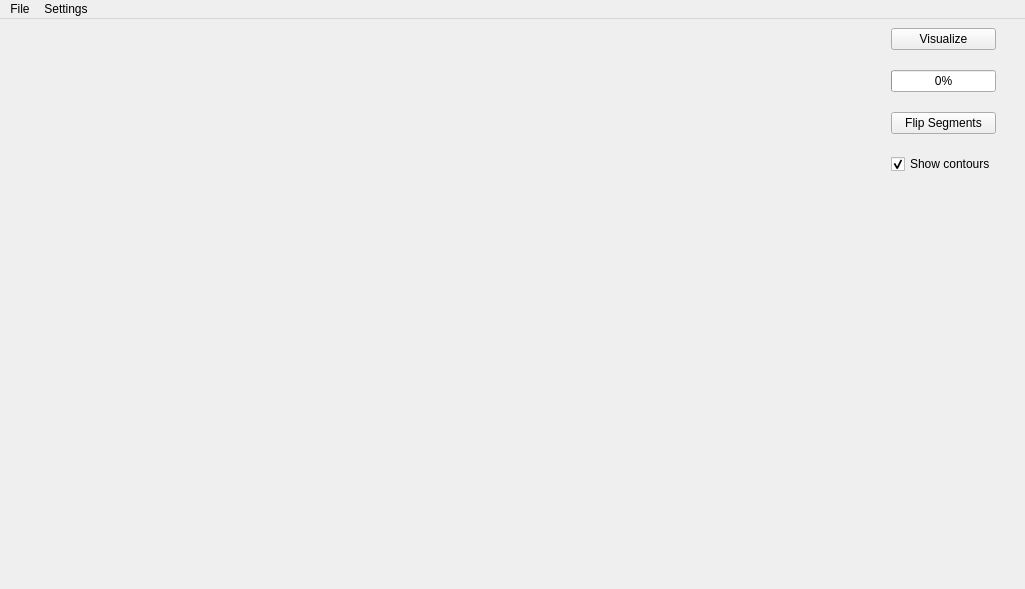
<?xml version="1.0" encoding="UTF-8"?>
<ui version="4.0">
 <author>Lukas Hudec</author>
 <class>UserGui</class>
 <widget class="QMainWindow" name="UserGui">
  <property name="geometry">
   <rect>
    <x>0</x>
    <y>0</y>
    <width>1025</width>
    <height>589</height>
   </rect>
  </property>
  <property name="windowTitle">
   <string>VDSuperVis</string>
  </property>
  <widget class="QWidget" name="centralwidget">
   <layout class="QGridLayout" name="centralGridLayout">
    <item row="0" column="0">
     <layout class="QGridLayout" name="gridLayout">
      <property name="sizeConstraint">
       <enum>QLayout::SetNoConstraint</enum>
      </property>
      <item row="0" column="0">
       <widget class="QVTKWidget" name="qvtkWidget" native="true">
        <property name="sizePolicy">
         <sizepolicy hsizetype="Expanding" vsizetype="Expanding">
          <horstretch>0</horstretch>
          <verstretch>0</verstretch>
         </sizepolicy>
        </property>
        <property name="minimumSize">
         <size>
          <width>640</width>
          <height>480</height>
         </size>
        </property>
        <property name="cursor">
         <cursorShape>CrossCursor</cursorShape>
        </property>
       </widget>
      </item>
      <item row="0" column="1">
       <spacer name="hrSpacer_1">
        <property name="orientation">
         <enum>Qt::Horizontal</enum>
        </property>
        <property name="sizeType">
         <enum>QSizePolicy::Preferred</enum>
        </property>
        <property name="sizeHint" stdset="0">
         <size>
          <width>20</width>
          <height>20</height>
         </size>
        </property>
       </spacer>
      </item>
      <item row="0" column="2">
       <layout class="QVBoxLayout" name="verticalLayout">
        <property name="spacing">
         <number>20</number>
        </property>
        <property name="sizeConstraint">
         <enum>QLayout::SetDefaultConstraint</enum>
        </property>
        <item>
         <widget class="QPushButton" name="buttonVisualize">
          <property name="sizePolicy">
           <sizepolicy hsizetype="Preferred" vsizetype="Fixed">
            <horstretch>0</horstretch>
            <verstretch>0</verstretch>
           </sizepolicy>
          </property>
          <property name="text">
           <string>Visualize</string>
          </property>
         </widget>
        </item>
        <item>
         <widget class="QProgressBar" name="progressBar">
          <property name="sizePolicy">
           <sizepolicy hsizetype="Preferred" vsizetype="Fixed">
            <horstretch>0</horstretch>
            <verstretch>0</verstretch>
           </sizepolicy>
          </property>
          <property name="value">
           <number>0</number>
          </property>
         </widget>
        </item>
        <item>
         <widget class="QPushButton" name="buttonFlip">
          <property name="sizePolicy">
           <sizepolicy hsizetype="Preferred" vsizetype="Fixed">
            <horstretch>0</horstretch>
            <verstretch>0</verstretch>
           </sizepolicy>
          </property>
          <property name="layoutDirection">
           <enum>Qt::LeftToRight</enum>
          </property>
          <property name="text">
           <string>Flip Segments</string>
          </property>
         </widget>
        </item>
        <item>
         <widget class="QCheckBox" name="checkboxContours">
          <property name="text">
           <string>Show contours</string>
          </property>
          <property name="checked">
           <bool>true</bool>
          </property>
         </widget>
        </item>
        <item>
         <spacer name="vtSpacer_1">
          <property name="orientation">
           <enum>Qt::Vertical</enum>
          </property>
          <property name="sizeType">
           <enum>QSizePolicy::MinimumExpanding</enum>
          </property>
          <property name="sizeHint" stdset="0">
           <size>
            <width>20</width>
            <height>100</height>
           </size>
          </property>
         </spacer>
        </item>
       </layout>
      </item>
     </layout>
    </item>
    <item row="0" column="1">
     <spacer name="hrSpacer_2">
      <property name="orientation">
       <enum>Qt::Horizontal</enum>
      </property>
      <property name="sizeType">
       <enum>QSizePolicy::Preferred</enum>
      </property>
      <property name="sizeHint" stdset="0">
       <size>
        <width>20</width>
        <height>20</height>
       </size>
      </property>
     </spacer>
    </item>
   </layout>
  </widget>
  <widget class="QMenuBar" name="menuBar">
   <property name="geometry">
    <rect>
     <x>0</x>
     <y>0</y>
     <width>1025</width>
     <height>21</height>
    </rect>
   </property>
   <widget class="QMenu" name="menuFile">
    <property name="title">
     <string>File</string>
    </property>
    <addaction name="actionLoad_data"/>
   </widget>
   <widget class="QMenu" name="menuSettings">
    <property name="title">
     <string>Settings</string>
    </property>
    <addaction name="actionContour_color"/>
   </widget>
   <addaction name="menuFile"/>
   <addaction name="menuSettings"/>
  </widget>
  <action name="actionExit">
   <property name="text">
    <string>Exit</string>
   </property>
  </action>
  <action name="actionHelp">
   <property name="text">
    <string>Help</string>
   </property>
  </action>
  <action name="actionSave">
   <property name="text">
    <string>Save</string>
   </property>
  </action>
  <action name="actionLoad_data">
   <property name="text">
    <string>Load data</string>
   </property>
  </action>
  <action name="actionContour_color">
   <property name="text">
    <string>Contour color</string>
   </property>
  </action>
 </widget>
 <customwidgets>
  <customwidget>
   <class>QVTKWidget</class>
   <extends>QWidget</extends>
   <header>QVTKWidget.h</header>
  </customwidget>
 </customwidgets>
 <resources/>
 <connections/>
 <designerdata>
  <property name="gridDeltaX">
   <number>2</number>
  </property>
  <property name="gridDeltaY">
   <number>2</number>
  </property>
  <property name="gridSnapX">
   <bool>true</bool>
  </property>
  <property name="gridSnapY">
   <bool>true</bool>
  </property>
  <property name="gridVisible">
   <bool>false</bool>
  </property>
 </designerdata>
</ui>
